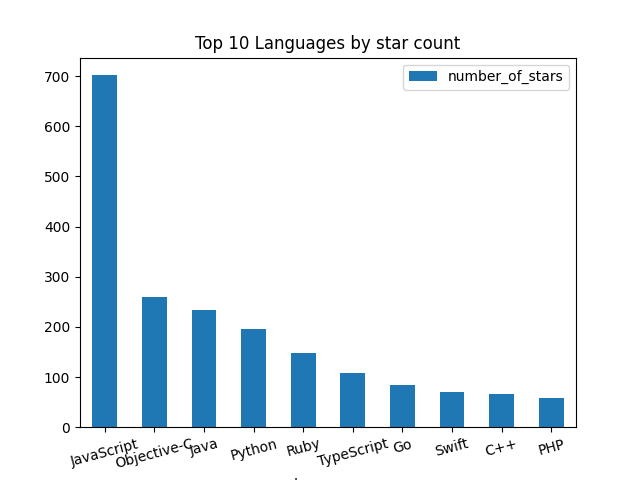

Python code for this plot:
import pandas
import matplotlib.pyplot as plt


if __name__ == '__main__':
    df = pandas.read_csv('data.csv')
    df = df.drop(df.iloc[:, :6], axis=1)
    df = df.drop(df.iloc[:, 2:], axis=1)
    top10 = df
    top10 = top10.dropna()
    top10 = top10.groupby(['Language'])['number_of_stars'].count()
    top10 = top10.sort_values(ascending=False)
    top10 = top10.iloc[:10]
    top10 = top10.to_frame()
    temp = top10.index.values
    top10['Language'] = temp
    print(top10)


    plot = top10.plot.bar(x='Language', y='number_of_stars', rot=15, title='Top 10 Languages by star count')
    plt.show()
